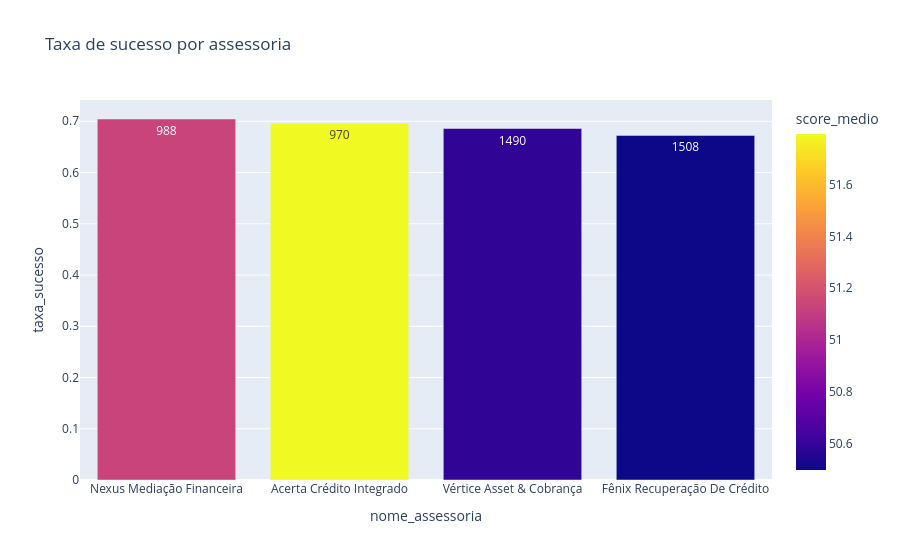

Notebook cell for this chart:
### Code cell
fig = px.bar(perf, x='nome_assessoria', y='taxa_sucesso',
             color='score_medio', text='casos',
             title='Taxa de sucesso por assessoria')
fig.show()

### Figure 1 — Plotly figure (JSON) as saved in the notebook; plotly's stock layout.template omitted (floating-point values rounded to 4 significant figures)
{"data": [{"hovertemplate": "nome_assessoria=%{x}<br>taxa_sucesso=%{y}<br>casos=%{text}<br>score_medio=%{marker.color}<extra></extra>", "legendgroup": "", "marker": {"color": [51.13, 51.79, 50.59, 50.5], "coloraxis": "coloraxis", "pattern": {"shape": ""}}, "name": "", "orientation": "v", "showlegend": false, "text": [988.0, 970.0, 1490.0, 1508.0], "textposition": "auto", "type": "bar", "x": ["Nexus Mediação Financeira", "Acerta Crédito Integrado", "Vértice Asset & Cobrança", "Fênix Recuperação De Crédito"], "xaxis": "x", "y": [0.7045, 0.6959, 0.6859, 0.6724], "yaxis": "y"}], "layout": {"barmode": "relative", "coloraxis": {"colorbar": {"title": {"text": "score_medio"}}, "colorscale": [[0.0, "#0d0887"], [0.1111, "#46039f"], [0.2222, "#7201a8"], [0.3333, "#9c179e"], [0.4444, "#bd3786"], [0.5556, "#d8576b"], [0.6667, "#ed7953"], [0.7778, "#fb9f3a"], [0.8889, "#fdca26"], [1.0, "#f0f921"]]}, "legend": {"tracegroupgap": 0}, "title": {"text": "Taxa de sucesso por assessoria"}, "xaxis": {"anchor": "y", "domain": [0.0, 1.0], "title": {"text": "nome_assessoria"}}, "yaxis": {"anchor": "x", "domain": [0.0, 1.0], "title": {"text": "taxa_sucesso"}}}}
